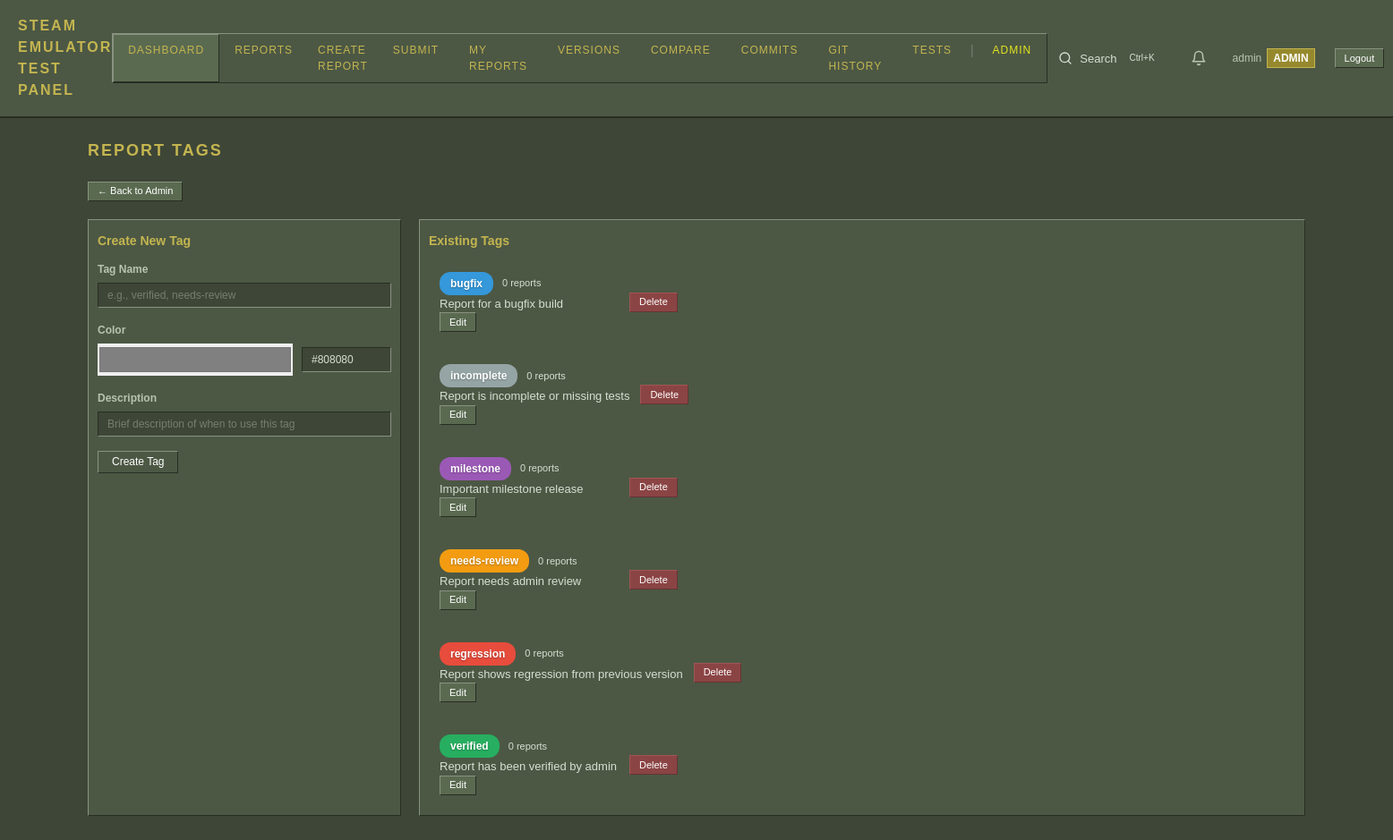
The app's page /pages/admin_tags.php (signed in) with its own data.
### tables this page shows
CREATE TABLE IF NOT EXISTS site_settings (
    setting_key VARCHAR(100) NOT NULL PRIMARY KEY,
    setting_value TEXT,
    setting_type ENUM('string', 'int', 'bool', 'json') NOT NULL DEFAULT 'string',
    description VARCHAR(255) DEFAULT NULL,
    updated_at DATETIME NOT NULL DEFAULT CURRENT_TIMESTAMP ON UPDATE CURRENT_TIMESTAMP
);

CREATE TABLE IF NOT EXISTS report_tags (
    id INT AUTO_INCREMENT PRIMARY KEY,
    name VARCHAR(50) NOT NULL UNIQUE,
    color VARCHAR(7) NOT NULL DEFAULT '#808080' COMMENT 'Hex color code for display',
    description VARCHAR(255) DEFAULT NULL,
    created_at DATETIME NOT NULL DEFAULT CURRENT_TIMESTAMP,
    INDEX idx_name (name)
);

### includes/db.php (called while the page is built, shortened)
<?php
class Database {
    private static $instance = null;
    private $pdo;
    private function __construct() {
        $port = defined('DB_PORT') ? DB_PORT : '3306';
        $dsn = "mysql:host=" . DB_HOST . ";port=" . $port . ";dbname=" . DB_NAME . ";charset=" . DB_CHARSET;
        $options = [
            PDO::ATTR_ERRMODE => PDO::ERRMODE_EXCEPTION,
            PDO::ATTR_DEFAULT_FETCH_MODE => PDO::FETCH_ASSOC,
            PDO::ATTR_EMULATE_PREPARES => false,
        ];
        try {
            $this->pdo = new PDO($dsn, DB_USER, DB_PASS, $options);
        } catch (PDOException $e) {
            throw new Exception("Database connection failed: " . $e->getMessage());
        }
    }
    public static function getInstance() {
        if (self::$instance === null) {
            self::$instance = new self();
        }
        return self::$instance;
    }
    public function ensureTagsTables() {
        try {
            $this->pdo->exec("
                CREATE TABLE IF NOT EXISTS report_tags (
                    id INT AUTO_INCREMENT PRIMARY KEY,
                    name VARCHAR(50) NOT NULL UNIQUE,
                    color VARCHAR(7) NOT NULL DEFAULT '#808080',
                    description VARCHAR(255) DEFAULT NULL,
                    created_at DATETIME NOT NULL DEFAULT CURRENT_TIMESTAMP,
                    INDEX idx_name (name)
                ) ENGINE=InnoDB
            ");
            $this->pdo->exec("
                CREATE TABLE IF NOT EXISTS report_tag_assignments (
                    id INT AUTO_INCREMENT PRIMARY KEY,
                    report_id INT NOT NULL,
                    tag_id INT NOT NULL,
                    assigned_by INT NOT NULL,
                    assigned_at DATETIME NOT NULL DEFAULT CURRENT_TIMESTAMP,
                    UNIQUE KEY unique_report_tag (report_id, tag_id),
                    INDEX idx_report_id (report_id),
                    INDEX idx_tag_id (tag_id)
                ) ENGINE=InnoDB
            ");
            return true;
        } catch (PDOException $e) {
            return false;
        }
    }
    public function getAllTags() {
        $stmt = $this->pdo->query("
            SELECT t.*, COUNT(rta.id) as usage_count
            FROM report_tags t
            LEFT JOIN report_tag_assignments rta ON t.id = rta.tag_id
            GROUP BY t.id
            ORDER BY t.name
        ");
        return $stmt->fetchAll();
    }
    public function hasSettingsTable() {
        try {
            $stmt = $this->pdo->query("SELECT 1 FROM site_settings LIMIT 1");
            return true;
        } catch (PDOException $e) {
            return false;
        }
    }
    public function getSetting($key, $default = null) {
        if (!$this->hasSettingsTable()) {
            return $default;
        }
        $stmt = $this->pdo->prepare("SELECT setting_value, setting_type FROM site_settings WHERE setting_key = ?");
        $stmt->execute([$key]);
        $result = $stmt->fetch();
        switch ($result['setting_type']) {
            default:
                return $result['setting_value'];
        }
    }
    public function getSiteTitle() {
        return $this->getSetting('site_title', PANEL_NAME);
    }
}

### includes/functions.php (called while the page is built, shortened)
<?php
function e($string) {
    return htmlspecialchars($string ?? '', ENT_QUOTES, 'UTF-8');
}
function getCurrentPage() {
    return $_GET['page'] ?? 'dashboard';
}
function getSiteTitle() {
    static $siteTitle = null;
    if ($siteTitle === null) {
        try {
            $db = Database::getInstance();
            $siteTitle = $db->getSiteTitle();
        } catch (Exception $e) {
            $siteTitle = PANEL_NAME;
        }
    }
    return $siteTitle;
}

### auth.php (called while the page is built, shortened)
<?php
require_once __DIR__ . '/includes/db.php';
function isAdmin() {
    $user = getCurrentUser();
    return $user && $user['role'] === 'admin';
}
function getCurrentUser() {
    return $_SESSION['user'] ?? null;
}

### pages/admin_tags.php (the view, shortened to what this page needs)
<?php
require_once __DIR__ . '/../includes/header.php';
require_once __DIR__ . '/../includes/db.php';
$db = Database::getInstance();
$db->initializeDefaultTags();
$tags = $db->getAllTags();
?>
<h1 class="page-title">Report Tags</h1>
<div class="admin-nav" style="margin-bottom: 20px;">
    <a href="?page=admin" class="btn btn-sm btn-secondary">← Back to Admin</a>
</div>
<div class="tags-layout">
    <div class="card">
        <h3>Create New Tag</h3>
        <form method="POST">
            <div class="form-group">
                <label for="name">Tag Name</label>
                <input type="text" id="name" name="name" required placeholder="e.g., verified, needs-review">
            </div>
            <div class="form-group">
                <label for="color">Color</label>
                <div class="color-input-group">
                    <input type="color" id="color" name="color" value="#808080">
                    <input type="text" id="color-hex" value="#808080" pattern="^#[0-9A-Fa-f]{6}$" style="width: 100px;">
                </div>
            </div>
            <div class="form-group">
                <label for="description">Description</label>
                <input type="text" id="description" name="description" placeholder="Brief description of when to use this tag">
            </div>
            <button type="submit" class="btn">Create Tag</button>
        </form>
    </div>
    <div class="card">
        <h3>Existing Tags</h3>
        <?php if (empty($tags)): ?>
            <p style="color: var(--text-muted); text-align: center; padding: 20px;">No tags created yet.</p>
        <?php else: ?>
            <div class="tags-list">
                <?php foreach ($tags as $tag): ?>
                    <div class="tag-item" id="tag-<?= $tag['id'] ?>">
                        <form method="POST" class="tag-edit-form">
                            <div class="tag-preview">
                                <span class="tag-badge" style="background-color: <?= e($tag['color']) ?>;">
                                    <?= e($tag['name']) ?>
                                </span>
                                <span class="tag-usage"><?= $tag['usage_count'] ?> reports</span>
                            </div>
                            <div class="tag-description">
                                <?= e($tag['description'] ?: 'No description') ?>
                            </div>
                            <div class="tag-actions">
                                <button type="button" class="btn btn-sm btn-secondary edit-btn" onclick="toggleTagEdit(<?= $tag['id'] ?>)">Edit</button>
                            </div>
                        </form>
                        <form method="POST" style="display: inline;" onsubmit="return confirm('Delete this tag? This will remove it from all reports.');">
                            <button type="submit" class="btn btn-sm btn-danger delete-btn">Delete</button>
                        </form>
                    </div>
                <?php endforeach; ?>
            </div>
        <?php endif; ?>
    </div>
</div>
<?php require_once __DIR__ . '/../includes/footer.php'; ?>

### includes/header.php (shortened to what this page needs)
<?php
require_once __DIR__ . '/../auth.php';
require_once __DIR__ . '/functions.php';
require_once __DIR__ . '/db.php';
$currentPage = getCurrentPage();
$user = getCurrentUser();
$siteTitle = getSiteTitle();
?>
<!DOCTYPE html>
<html lang="en">
<head>
    <link rel="stylesheet" href="assets/css/style.css">
</head>
<body>
    <header class="header">
        <div class="container">
            <div class="header-inner">
                <a href="?page=dashboard" class="logo"><?= e($siteTitle) ?></a>
                <nav class="nav">
                    <a href="?page=dashboard" class="<?= $currentPage === 'dashboard' ? 'active' : '' ?>">Dashboard</a>
                    <a href="?page=reports" class="<?= $currentPage === 'reports' ? 'active' : '' ?>">Reports</a>
                    <a href="?page=create_report" class="<?= $currentPage === 'create_report' ? 'active' : '' ?>">Create Report</a>
                    <a href="?page=submit" class="<?= $currentPage === 'submit' ? 'active' : '' ?>">Submit</a>
                    <a href="?page=my_reports" class="<?= $currentPage === 'my_reports' ? 'active' : '' ?>">My Reports</a>
                    <a href="?page=versions" class="<?= $currentPage === 'versions' ? 'active' : '' ?>">Versions</a>
                    <a href="?page=compare_versions" class="<?= $currentPage === 'compare_versions' ? 'active' : '' ?>">Compare</a>
                    <a href="?page=repo_revisions" class="<?= $currentPage === 'repo_revisions' ? 'active' : '' ?>">Commits</a>
                    <a href="?page=git_revisions" class="<?= in_array($currentPage, ['git_revisions', 'git_revision_detail']) ? 'active' : '' ?>">Git History</a>
                    <a href="?page=tests" class="<?= $currentPage === 'tests' ? 'active' : '' ?>">Tests</a>
                    <?php if (isAdmin()): ?>
                        <span class="nav-divider">|</span>
                        <a href="?page=admin" class="<?= in_array($currentPage, ['admin', 'admin_users', 'admin_reports']) ? 'active' : '' ?> admin-link">Admin</a>
                    <?php endif; ?>
                </nav>
                <div class="global-search">
                    <button type="button" class="search-toggle" onclick="openGlobalSearch()" title="Search (Ctrl+K)">
                        <svg xmlns="http://www.w3.org/2000/svg" width="16" height="16" viewBox="0 0 24 24" fill="none" stroke="currentColor" stroke-width="2" stroke-linecap="round" stroke-linejoin="round">
                            <circle cx="11" cy="11" r="8"/><path d="m21 21-4.35-4.35"/>
                        </svg>
                        <span>Search</span>
                        <kbd>Ctrl+K</kbd>
                    </button>
                </div>
                <div class="user-info">
                    <a href="?page=notifications" class="notification-bell" title="Notifications">
                        <svg xmlns="http://www.w3.org/2000/svg" width="18" height="18" viewBox="0 0 24 24" fill="none" stroke="currentColor" stroke-width="2" stroke-linecap="round" stroke-linejoin="round">
                            <path d="M18 8A6 6 0 0 0 6 8c0 7-3 9-3 9h18s-3-2-3-9"/>
                            <path d="M13.73 21a2 2 0 0 1-3.46 0"/>
                        </svg>
                    </a>
                    <a href="?page=profile" class="user-link">
                        <span><?= e($user['username']) ?></span>
                        <?php if (isset($user['role'])): ?>
                            <span class="role-badge <?= $user['role'] ?>"><?= e(ucfirst($user['role'])) ?></span>
                        <?php endif; ?>
                    </a>
                    <a href="logout.php" class="btn btn-sm btn-secondary">Logout</a>
                </div>
            </div>
        </div>
    </header>
    <main class="main">
        <div class="container">

### pages/admin_tags.php (style rules this page uses)
.tags-layout { display: grid; grid-template-columns: 350px 1fr; gap: 20px; }
.color-input-group { display: flex; gap: 10px; align-items: center; }
.color-input-group input[type="color"] { width: 50px; height: 36px; padding: 0; border: 1px solid var(--border); cursor: pointer; }
.tags-list { display: flex; flex-direction: column; gap: 12px; }
.tag-item { display: flex; align-items: center; gap: 12px; padding: 12px; background: var(--bg-dark); border-radius: 6px; border: 1px solid var(--border); flex-wrap: wrap; }
.tag-preview { display: flex; align-items: center; gap: 10px; min-width: 150px; }
.tag-badge { display: inline-block; padding: 4px 12px; border-radius: 12px; font-size: 12px; font-weight: bold; color: #fff; text-shadow: 0 1px 2px rgba(0,0,0,0.3); }
.tag-usage { font-size: 11px; color: var(--text-muted); }
.tag-description { flex: 1; font-size: 13px; color: var(--text-muted); min-width: 200px; }
.tag-actions { display: flex; gap: 6px; }

### records on screen
site_settings: setting_value "STEAM EMULATOR TEST PANEL"
report_tags: name "bugfix", usage_count "0", description "Report for a bugfix build"
report_tags: name "incomplete", usage_count "0", description "Report is incomplete or missing tests"
report_tags: name "milestone", usage_count "0", description "Important milestone release"
report_tags: name "needs-review", usage_count "0", description "Report needs admin review"
report_tags: name "regression", usage_count "0", description "Report shows regression from previous version"
report_tags: name "verified", usage_count "0", description "Report has been verified by admin"

### other values on screen
$user['username'] "admin"
$user['role'] "ADMIN"
